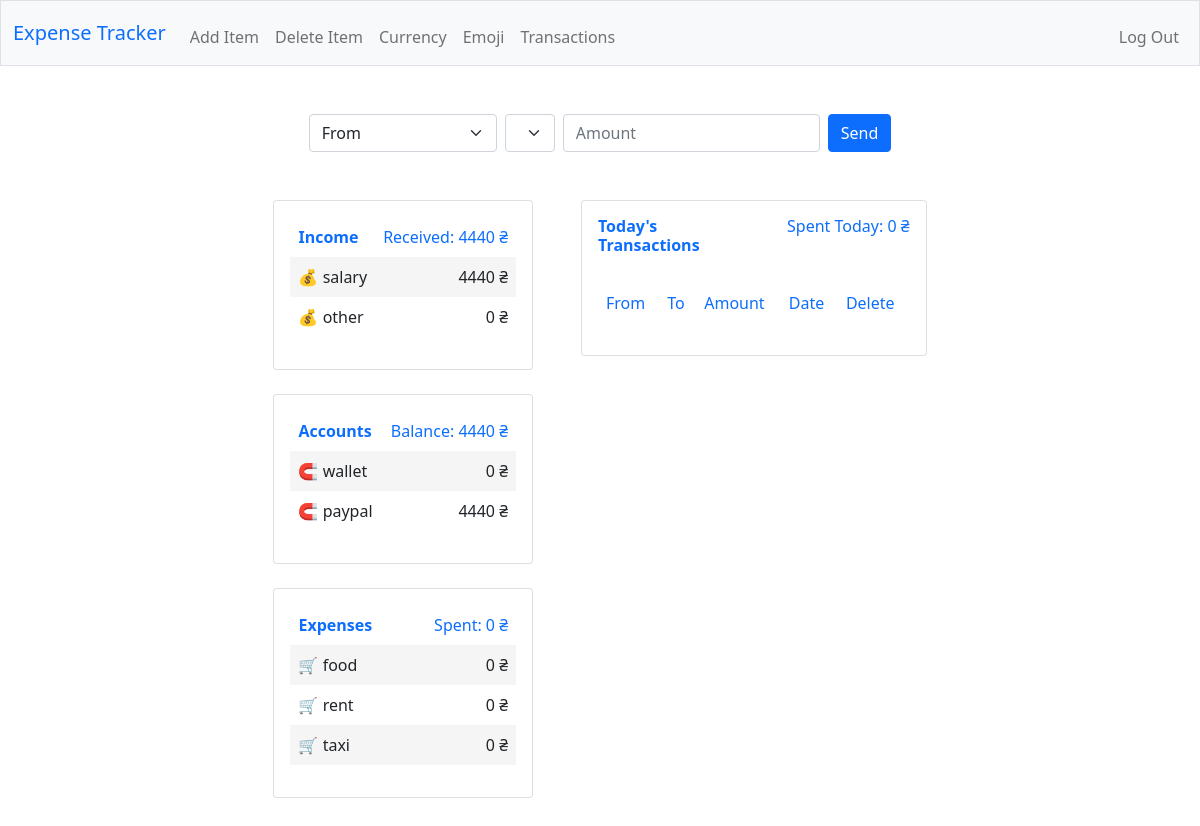
The app's page / (signed in) with its own data.
### tables this page shows
CREATE TABLE blobs (
    id INTEGER PRIMARY KEY NOT NULL,
    blob_name TEXT NOT NULL,
    money NUMERIC DEFAULT 0 NOT NULL,
    emoji TEXT NOT NULL,
    user_id INTEGER NOT NULL,
    type_id INTEGER NOT NULL,
    date_id INTEGER NOT NULL,
    FOREIGN KEY (user_id) REFERENCES users(id),
    FOREIGN KEY (type_id) REFERENCES type(id),
    FOREIGN KEY (date_id) REFERENCES date(id)
);

### app.py (the view)
@app.route("/", methods=["GET", "POST"])
@login_required
def index():
    user_id = session["user_id"]
    current_date = datetime.date.today()
    formatted_date = current_date.strftime("%Y-%m-%d")
    current_month = current_date.strftime("%m")
    if (
        db.execute("SELECT COUNT(*) FROM blobs WHERE user_id = (?);", user_id)[0][
            "COUNT(*)"
        ]
        == 0
    ):
        name = db.execute("SELECT username FROM users WHERE id = (?);", user_id)[0][
            "username"
        ]
        return render_template("welcome.html", name=name)
    if (
        db.execute("SELECT COUNT(*) FROM transactions WHERE user_id = (?);", user_id)[
            0
        ]["COUNT(*)"]
        > 0
    ):
        if (
            current_month
            != db.execute(
                "SELECT strftime('%m', date) AS last_month FROM transactions JOIN date ON transactions.transaction_date = date.id WHERE user_id = (?) ORDER BY date.id DESC LIMIT 1;",
                user_id,
            )[0]["last_month"]
        ):
            db.execute(
                "UPDATE blobs SET money = 0 WHERE user_id = (?) AND type_id IN (SELECT id FROM type WHERE type = 'income' OR type = 'expenses');",
                user_id,
            )
    if not db.execute("SELECT * FROM date WHERE date = (?);", formatted_date):
        db.execute("INSERT INTO date (date) VALUES (?);", formatted_date)
    income = db.execute(
        "SELECT blob_name, money, type, emoji FROM blobs JOIN users ON blobs.user_id = users.id JOIN type ON blobs.type_id = type.id WHERE users.id = (?) AND type = 'income';",
        user_id,
    )
    account = db.execute(
        "SELECT blob_name, money, type, emoji FROM blobs JOIN users ON blobs.user_id = users.id JOIN type ON blobs.type_id = type.id WHERE users.id = (?) AND type = 'account';",
        user_id,
    )
    expenses = db.execute(
        "SELECT blob_name, money, type, emoji FROM blobs JOIN users ON blobs.user_id = users.id JOIN type ON blobs.type_id = type.id WHERE users.id = (?) AND type = 'expenses';",
        user_id,
    )
    currency = db.execute(
        "SELECT currency FROM currency JOIN users ON users.currency_id = currency.id WHERE users.id = (?);",
        user_id,
    )[0]["currency"]
    income_account = income + account
    received = round((sum(item["money"] for item in income)), 2)
    balance = round((sum(item["money"] for item in account)), 2)
    spent = round((sum(item["money"] for item in expenses)), 2)
    transactions_today = db.execute(
        "SELECT from_blobs.emoji AS from_emoji, to_blobs.emoji AS to_emoji, from_blobs.blob_name AS fromm, to_blobs.blob_name AS too, amount, date.date AS transaction_date, transactions.id FROM transactions JOIN blobs AS from_blobs ON transactions.from_blob = from_blobs.id JOIN blobs AS to_blobs ON transactions.to_blob = to_blobs.id JOIN date ON transactions.transaction_date = date.id WHERE transactions.user_id = (?) AND date = DATE('now') ORDER BY transactions.id DESC;",
        user_id,
    )
    expenses_today = db.execute(
        "SELECT amount FROM transactions JOIN date ON transactions.transaction_date = date.id JOIN blobs ON transactions.to_blob = blobs.id JOIN type ON blobs.type_id = type.id WHERE transactions.user_id = (?) AND date.date = DATE('now') AND transactions.amount < 0 AND type = 'expenses';",
        user_id,
    )
    spent_today = round((abs(sum(item["amount"] for item in expenses_today))), 2)
    return render_template(
        "index.html",
        income=income,
        account=account,
        expenses=expenses,
        currency=currency,
        income_account=income_account,
        received=received,
        balance=balance,
        spent=spent,
        transactions_today=transactions_today,
        spent_today=spent_today,
    )

### app.py (called while the page is built)
@app.after_request
def after_request(response):
    response.headers["Cache-Control"] = "no-cache, no-store, must-revalidate"
    response.headers["Expires"] = 0
    response.headers["Pragma"] = "no-cache"
    return response

### helpers.py (called while the page is built)
def login_required(f):
    @wraps(f)
    def decorated_function(*args, **kwargs):
        if session.get("user_id") is None:
            return redirect("/login")
        return f(*args, **kwargs)
    return decorated_function

### templates/index.html (shortened to what this page needs)
{% extends "layout.html" %}
{% block main %}
<div class="container">
    <div>
        <form action="transfer" method="post">
            <div class="row row-cols-auto  justify-content-center gx-2 gy-2">
                <div class="col">
                    <select id="from" name="from" class="form-select mx-auto w-auto">
                        <option disabled selected>From</option>
                    </select>
                </div>
                <div class="col">
                    <select id="too" name="to" class="form-select mx-auto w-auto">
                    </select>
                </div>
                <div class="col">
                    <input autocomplete="off" autofocus class="form-control mx-auto w-auto" id="amount" name="amount" placeholder="Amount" type="float">
                </div>
                <div class="col text-center">
                    <button class="btn btn-primary mx-auto w-auto" type="submit">Send</button>
                </div>
            </div>
        </form>
    </div>
    <br><br>
    <div class="container">
        <div class="row justify-content-center">
            <div class="col-auto">
                <div class="card">
                    <div class="card-body">
                        <table class="table table-borderless">
                            <thead class="text-primary">
                                <tr>
                                    <th>Income</th>
                                    <th class="text-end fw-light">Received: {{ received }} {{ currency }}</th>
                                </tr>
                            </thead>
                            <tbody>
                                {% for row in income %}
                                    <tr>
                                        <td>{{ row['emoji'] }} {{ row['blob_name'] }}</td>
                                        <td class="text-end">{{ row['money'] }} {{ currency }}</td>
                                    </tr>
                                {% endfor %}
                            </tbody>
                        </table>
                    </div>
                </div>
                <br>
                <div class="card">
                    <div class="card-body">
                        <table class="table table-borderless">
                            <thead class="text-primary">
                                <tr>
                                    <th>Accounts</th>
                                    <th class="text-end fw-light">Balance: {{ balance }} {{ currency }}</th>
                                </tr>
                            </thead>
                            <tbody  class="borderless ">
                                {% for row in account %}
                                    <tr>
                                        <td>{{ row['emoji'] }} {{ row['blob_name'] }}</td>
                                        <td class="text-end">{{ row['money'] }} {{ currency }}</td>
                                    </tr>
                                {% endfor %}
                            </tbody>
                        </table>
                    </div>
                </div>
                <br>
                <div class="card">
                    <div class="card-body">
                        <table class="table table-borderless">
                            <thead class="text-primary">
                                <tr>
                                    <th>Expenses</th>
                                    <th class="text-end fw-light">Spent: {{ spent }} {{ currency }}</th>
                                </tr>
                            </thead>
                            <tbody>
                                {% for row in expenses %}
                                    <tr>
                                        <td>{{ row['emoji'] }} {{ row['blob_name'] }}</td>
                                        <td class="text-end">{{ row['money'] }} {{ currency }}</td>
                                    </tr>
                                {% endfor %}
                            </tbody>
                        </table>
                    </div>
                </div>
            </div>
            <div class="col-auto">
            </div>
            <div class="col-auto">
                <div class="card">
                    <div class="card-body">
                        <h6 class="card-title">
                            <div class="row">
                                <div class="col text-primary">
                                    <b>Today's Transactions</b>
                                </div>
                                <div class="col text-end text-primary fw-light">
                                    Spent Today: {{ spent_today }} {{ currency }}
                                </div>
                            </div>
                            <br>
                        </h6>
                        <table class="table table-borderless">
                            <thead class="text-primary">
                                <tr>
                                    <th class="fw-light">From</th>
                                    <th class="fw-light">To</th>
                                    <th class="fw-light">Amount</th>
                                    <th class="fw-light">Date</th>
                                    <th class="fw-light">Delete</th>
                                </tr>
                            </thead>
                        </table>
                    </div>
                </div>
            </div>
        </div>
    </div>
</div>
{% endblock %}

### static/styles.css (style rules this page uses)
tbody>tr:nth-child(odd)>td, tbody>tr:nth-child(odd)>th { background-color: #F5F5F5; }

### records on screen
blobs: emoji "💰", blob_name "salary", money "4440", currency "₴"
blobs: emoji "💰", blob_name "other", money "0", currency "₴"
blobs: emoji "🧲", blob_name "wallet", money "0", currency "₴"
blobs: emoji "🧲", blob_name "paypal", money "4440", currency "₴"
blobs: emoji "🛒", blob_name "food", money "0", currency "₴"
blobs: emoji "🛒", blob_name "rent", money "0", currency "₴"
blobs: emoji "🛒", blob_name "taxi", money "0", currency "₴"

### other values on screen
{{ received }} "4440"
{{ currency }} "₴"
{{ balance }} "4440"
{{ spent }} "0"
{{ spent_today }} "0"
